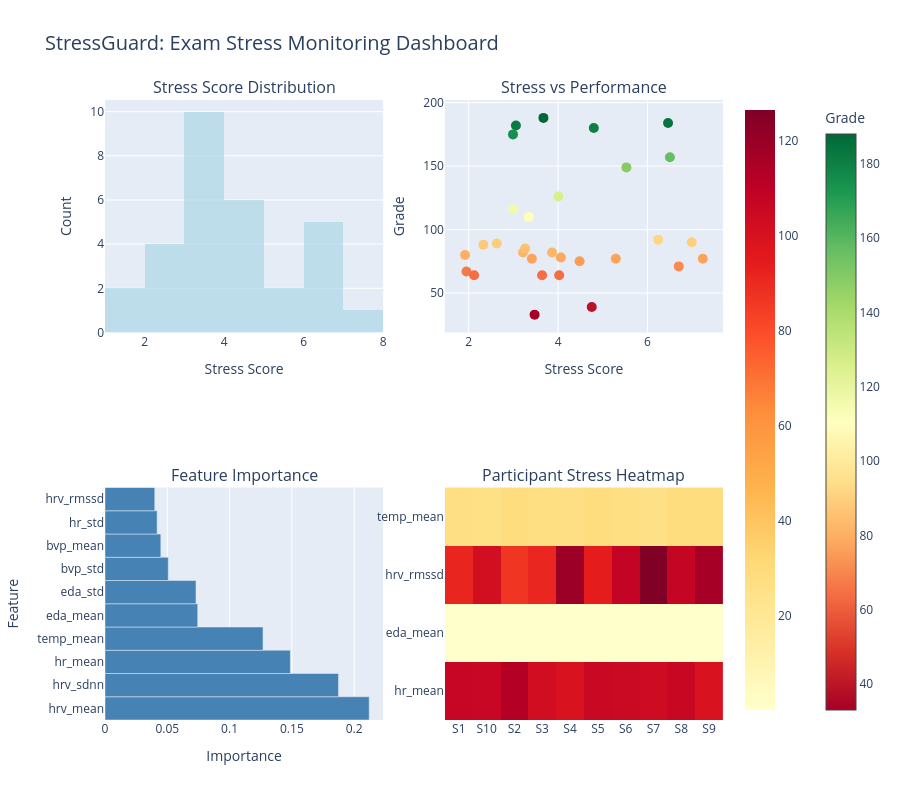

The notebook cell saved with this chart:
### Markdown cell above
## 📊 10. Interactive Dashboard (Plotly)

### Real-time stress monitoring visualization

### Code cell
# Create interactive dashboard
fig = make_subplots(
    rows=2, cols=2,
    subplot_titles=('Stress Score Distribution', 
                   'Stress vs Performance',
                   'Feature Importance',
                   'Participant Stress Heatmap'),
    specs=[[{'type': 'histogram'}, {'type': 'scatter'}],
           [{'type': 'bar'}, {'type': 'heatmap'}]]
)

# 1. Stress score distribution
fig.add_trace(
    go.Histogram(x=df_ml['stress_score'], name='Stress Score', 
                marker_color='lightblue', opacity=0.7),
    row=1, col=1
)

# 2. Stress vs Performance scatter
fig.add_trace(
    go.Scatter(x=df_ml['stress_score'], y=df_ml['grade'], 
              mode='markers', name='Students',
              marker=dict(size=10, color=df_ml['grade'], 
                         colorscale='RdYlGn', showscale=True,
                         colorbar=dict(title="Grade", x=1.15)),
              text=df_ml['participant'],
              hovertemplate='<b>%{text}</b><br>Stress: %{x:.2f}<br>Grade: %{y:.1f}<extra></extra>'),
    row=1, col=2
)

# 3. Feature importance (if available)
if hasattr(best_model, 'feature_importances_'):
    top_10_features = feature_importance.head(10)
    fig.add_trace(
        go.Bar(y=top_10_features['feature'], x=top_10_features['importance'],
              orientation='h', name='Importance',
              marker_color='steelblue'),
        row=2, col=1
    )

# 4. Participant heatmap
if len(available_stress_features) >= 3:
    heatmap_data = participant_profiles[available_stress_features].T
    fig.add_trace(
        go.Heatmap(z=heatmap_data.values,
                  x=heatmap_data.columns,
                  y=heatmap_data.index,
                  colorscale='YlOrRd',
                  name='Stress Levels'),
        row=2, col=2
    )

# Update layout
fig.update_layout(
    height=800,
    showlegend=False,
    title_text="StressGuard: Exam Stress Monitoring Dashboard",
    title_font_size=20
)

fig.update_xaxes(title_text="Stress Score", row=1, col=1)
fig.update_xaxes(title_text="Stress Score", row=1, col=2)
fig.update_xaxes(title_text="Importance", row=2, col=1)

fig.update_yaxes(title_text="Count", row=1, col=1)
fig.update_yaxes(title_text="Grade", row=1, col=2)
fig.update_yaxes(title_text="Feature", row=2, col=1)

fig.show()

print("\n✅ Interactive dashboard created! (Best viewed in Jupyter/browser)")

### Figure 1 — Plotly figure (JSON) as saved in the notebook; plotly's stock layout.template omitted (floating-point values rounded to 4 significant figures)
{"data": [{"marker": {"color": "lightblue"}, "name": "Stress Score", "opacity": 0.7, "type": "histogram", "x": [4.062, 3.865, 3.057, 2.63, 4.024, 3.0, 3.216, 3.264, 4.798, 3.414, 6.989, 3.672, 4.481, 5.291, 5.527, 1.951, 7.236, 6.5, 6.698, 3.642, 2.992, 2.122, 3.475, 3.345, 6.238, 2.329, 6.458, 1.92, 4.752, 4.005], "xaxis": "x", "yaxis": "y"}, {"hovertemplate": "<b>%{text}</b><br>Stress: %{x:.2f}<br>Grade: %{y:.1f}<extra></extra>", "marker": {"color": [78, 82, 182, 89, 64, 116, 82, 85, 180, 77, 90, 188, 75, 77, 149, 67, 77, 157, 71, 64, 175, 64, 33, 110, 92, 88, 184, 80, 39, 126], "colorbar": {"title": {"text": "Grade"}, "x": 1.15}, "colorscale": [[0, "rgb(165,0,38)"], [0.1, "rgb(215,48,39)"], [0.2, "rgb(244,109,67)"], [0.3, "rgb(253,174,97)"], [0.4, "rgb(254,224,139)"], [0.5, "rgb(255,255,191)"], [0.6, "rgb(217,239,139)"], [0.7, "rgb(166,217,106)"], [0.8, "rgb(102,189,99)"], [0.9, "rgb(26,152,80)"], [1, "rgb(0,104,55)"]], "showscale": true, "size": 10}, "mode": "markers", "name": "Students", "text": ["S1", "S1", "S1", "S10", "S10", "S10", "S2", "S2", "S2", "S3", "S3", "S3", "S4", "S4", "S4", "S5", "S5", "S5", "S6", "S6", "S6", "S7", "S7", "S7", "S8", "S8", "S8", "S9", "S9", "S9"], "type": "scatter", "x": [4.062, 3.865, 3.057, 2.63, 4.024, 3.0, 3.216, 3.264, 4.798, 3.414, 6.989, 3.672, 4.481, 5.291, 5.527, 1.951, 7.236, 6.5, 6.698, 3.642, 2.992, 2.122, 3.475, 3.345, 6.238, 2.329, 6.458, 1.92, 4.752, 4.005], "xaxis": "x2", "y": [78, 82, 182, 89, 64, 116, 82, 85, 180, 77, 90, 188, 75, 77, 149, 67, 77, 157, 71, 64, 175, 64, 33, 110, 92, 88, 184, 80, 39, 126], "yaxis": "y2"}, {"marker": {"color": "steelblue"}, "name": "Importance", "orientation": "h", "type": "bar", "x": [0.2121, 0.1874, 0.1488, 0.1268, 0.07441, 0.07305, 0.05077, 0.0448, 0.04185, 0.03996], "xaxis": "x3", "y": ["hrv_mean", "hrv_sdnn", "hr_mean", "temp_mean", "eda_mean", "eda_std", "bvp_std", "bvp_mean", "hr_std", "hrv_rmssd"], "yaxis": "y3"}, {"colorscale": [[0, "rgb(255,255,204)"], [0.125, "rgb(255,237,160)"], [0.25, "rgb(254,217,118)"], [0.375, "rgb(254,178,76)"], [0.5, "rgb(253,141,60)"], [0.625, "rgb(252,78,42)"], [0.75, "rgb(227,26,28)"], [0.875, "rgb(189,0,38)"], [1, "rgb(128,0,38)"]], "name": "Stress Levels", "type": "heatmap", "x": ["S1", "S10", "S2", "S3", "S4", "S5", "S6", "S7", "S8", "S9"], "xaxis": "x4", "y": ["hr_mean", "eda_mean", "hrv_rmssd", "temp_mean"], "yaxis": "y4", "z": [[106.7, 106.5, 112.7, 102.5, 99.37, 105.7, 105.2, 104.2, 106.2, 99.39], [0.1818, 0.1606, 0.1228, 0.3261, 0.4543, 0.355, 0.3092, 0.2091, 0.3545, 0.2948], [91.56, 101.8, 86.78, 91.14, 119.0, 94.33, 108.4, 126.5, 107.7, 116.4], [26.58, 26.14, 28.25, 27.1, 26.66, 28.4, 27.32, 25.46, 28.28, 28.34]]}], "layout": {"annotations": [{"font": {"size": 16}, "showarrow": false, "text": "Stress Score Distribution", "x": 0.225, "xanchor": "center", "xref": "paper", "y": 1, "yanchor": "bottom", "yref": "paper"}, {"font": {"size": 16}, "showarrow": false, "text": "Stress vs Performance", "x": 0.775, "xanchor": "center", "xref": "paper", "y": 1, "yanchor": "bottom", "yref": "paper"}, {"font": {"size": 16}, "showarrow": false, "text": "Feature Importance", "x": 0.225, "xanchor": "center", "xref": "paper", "y": 0.375, "yanchor": "bottom", "yref": "paper"}, {"font": {"size": 16}, "showarrow": false, "text": "Participant Stress Heatmap", "x": 0.775, "xanchor": "center", "xref": "paper", "y": 0.375, "yanchor": "bottom", "yref": "paper"}], "height": 800, "showlegend": false, "title": {"font": {"size": 20}, "text": "StressGuard: Exam Stress Monitoring Dashboard"}, "xaxis": {"anchor": "y", "domain": [0, 0.45], "title": {"text": "Stress Score"}}, "xaxis2": {"anchor": "y2", "domain": [0.55, 1], "title": {"text": "Stress Score"}}, "xaxis3": {"anchor": "y3", "domain": [0, 0.45], "title": {"text": "Importance"}}, "xaxis4": {"anchor": "y4", "domain": [0.55, 1]}, "yaxis": {"anchor": "x", "domain": [0.625, 1], "title": {"text": "Count"}}, "yaxis2": {"anchor": "x2", "domain": [0.625, 1], "title": {"text": "Grade"}}, "yaxis3": {"anchor": "x3", "domain": [0, 0.375], "title": {"text": "Feature"}}, "yaxis4": {"anchor": "x4", "domain": [0, 0.375]}}}
